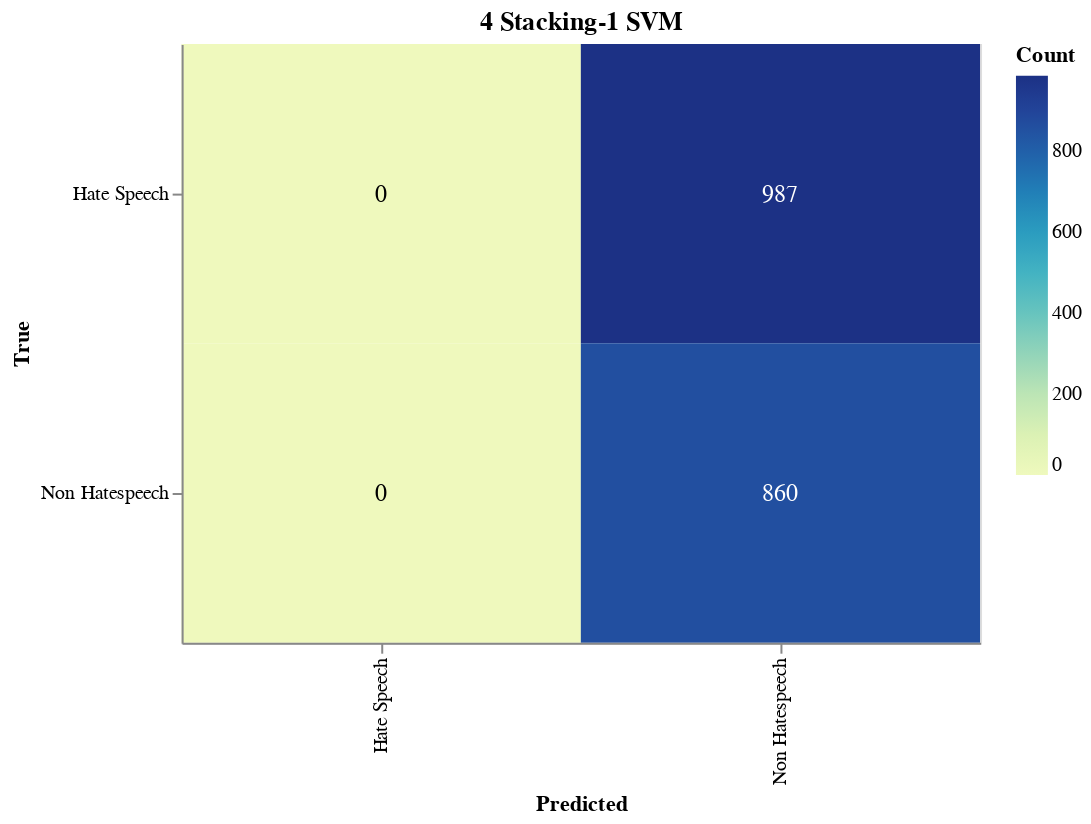

Notebook source saved alongside this figure:
### Markdown cell above
#### Save Confusion Matrix

### Code cell
import altair as alt
import altair_saver
import pandas as pd
from sklearn.metrics import confusion_matrix

# Calculate the confusion matrix
cm = confusion_matrix(true_labels, adjusted_predictions)

# Define class names
class_names = ['Hate Speech', 'Non Hatespeech']

# Convert confusion matrix to DataFrame
cm_df = pd.DataFrame(cm, index=class_names, columns=class_names).reset_index().melt(id_vars='index')
cm_df.columns = ['True', 'Predicted', 'Count']

# Ensure the order of categories
cm_df['True'] = pd.Categorical(cm_df['True'], categories=class_names, ordered=True)
cm_df['Predicted'] = pd.Categorical(cm_df['Predicted'], categories=class_names, ordered=True)

# Create the Altair plot
heatmap = alt.Chart(cm_df).mark_rect().encode(
    x=alt.X('Predicted:O', sort=class_names),
    y=alt.Y('True:O', sort=class_names),
    color='Count:Q',
    tooltip=['True', 'Predicted', 'Count']
).properties(
    width=400,
    height=300,
    title='4 Stacking-1 SVM'
)

# Add text labels
text = heatmap.mark_text(
    align='center',
    baseline='middle',
    fontSize=12
).encode(
    text='Count:Q',
    color=alt.condition(
        alt.datum.Count > cm.max() / 2,
        alt.value('white'),
        alt.value('black')
    )
)

# Combine heatmap and text
final_chart = heatmap + text

# Display the plot
final_chart.show()

### Figure 1 — Vega-Lite specification as saved in the notebook (floating-point values rounded to 4 significant figures)
{"config": {"view": {"continuousWidth": 300, "continuousHeight": 300}}, "layer": [{"mark": {"type": "rect"}, "encoding": {"color": {"field": "Count", "type": "quantitative"}, "tooltip": [{"field": "True", "type": "ordinal"}, {"field": "Predicted", "type": "ordinal"}, {"field": "Count", "type": "quantitative"}], "x": {"field": "Predicted", "sort": ["Hate Speech", "Non Hatespeech"], "type": "ordinal"}, "y": {"field": "True", "sort": ["Hate Speech", "Non Hatespeech"], "type": "ordinal"}}, "title": "4 Stacking-1 SVM"}, {"mark": {"type": "text", "align": "center", "baseline": "middle", "fontSize": 12}, "encoding": {"color": {"condition": {"test": "(datum.Count > 493.5)", "value": "white"}, "value": "black"}, "text": {"field": "Count", "type": "quantitative"}, "tooltip": [{"field": "True", "type": "ordinal"}, {"field": "Predicted", "type": "ordinal"}, {"field": "Count", "type": "quantitative"}], "x": {"field": "Predicted", "sort": ["Hate Speech", "Non Hatespeech"], "type": "ordinal"}, "y": {"field": "True", "sort": ["Hate Speech", "Non Hatespeech"], "type": "ordinal"}}, "title": "4 Stacking-1 SVM"}], "data": {"name": "data-010c52edfd2079f09c0236dffc020b77"}, "height": 300, "width": 400, "$schema": "https://vega.github.io/schema/vega-lite/v5.17.0.json", "datasets": {"data-010c52edfd2079f09c0236dffc020b77": [{"True": "Hate Speech", "Predicted": "Hate Speech", "Count": 0}, {"True": "Non Hatespeech", "Predicted": "Hate Speech", "Count": 0}, {"True": "Hate Speech", "Predicted": "Non Hatespeech", "Count": 987}, {"True": "Non Hatespeech", "Predicted": "Non Hatespeech", "Count": 860}]}}
